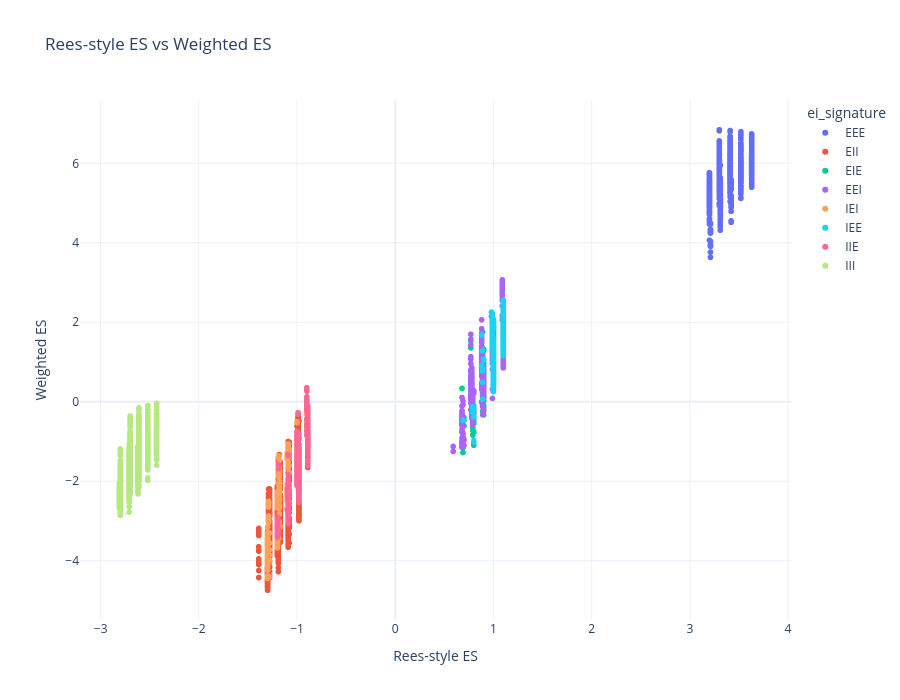

The notebook cell this image was saved under:
### Markdown cell above
## 8. Rees ES versus wES Comparison

This section compares the categorical Rees-style ES against the continuous weighted ES. The scatterplot highlights cases where motif topology/E-I identity and weighted synaptic influence diverge.

### Code cell
# ============================================================
# 8. Rees ES vs wES Comparison
# ============================================================

fig_scatter = px.scatter(
    plot_df,
    x="rees_ES",
    y="wES",
    color="ei_signature",
    hover_data=[
        "node_1", "node_2", "node_3",
        "wES", "rees_ES", "wES_minus_rees_ES",
        "spectral_radius", "absolute_weight_sum", "nonzero_directed_edges",
    ],
    title="Rees-style ES vs Weighted ES",
)
fig_scatter.update_layout(
    template="plotly_white",
    height=700,
    xaxis_title="Rees-style ES",
    yaxis_title="Weighted ES",
)
fig_scatter.show()
fig_scatter.write_html(OUTPUT_DIR / "section8_interactive_rees_ES_vs_wES_scatter.html")

# Numeric bin audit for the wES histogram.
counts, edges = np.histogram(plot_df["wES"], bins=150)
hist_bin_audit = pd.DataFrame({
    "bin_left": edges[:-1],
    "bin_right": edges[1:],
    "count": counts,
})
hist_bin_audit = hist_bin_audit.sort_values("count", ascending=False)

print("Largest wES histogram bins:")
display(hist_bin_audit.head(20))

hist_bin_audit.to_csv(OUTPUT_DIR / "section8_wES_histogram_bin_audit.csv", index=False)
print("Saved scatter and bin audit.")

### Figure 1 — Plotly figure (JSON) as saved in the notebook; plotly's stock layout.template omitted (floating-point values rounded to 4 significant figures; data arrays with more than 128 entries replaced by an {"elided": "..."} marker saying what was removed)
{"data": [{"customdata": {"elided": "1150x7 mixed values"}, "hovertemplate": "ei_signature=EEE<br>rees_ES=%{x}<br>wES=%{y}<br>node_1=%{customdata[0]}<br>node_2=%{customdata[1]}<br>node_3=%{customdata[2]}<br>wES_minus_rees_ES=%{customdata[3]}<br>spectral_radius=%{customdata[4]}<br>absolute_weight_sum=%{customdata[5]}<br>nonzero_directed_edges=%{customdata[6]}<extra></extra>", "legendgroup": "EEE", "marker": {"color": "#636efa", "symbol": "circle"}, "mode": "markers", "name": "EEE", "showlegend": true, "type": "scattergl", "x": {"elided": "1150 float values"}, "xaxis": "x", "y": {"elided": "1150 float values"}, "yaxis": "y"}, {"customdata": {"elided": "2045x7 mixed values"}, "hovertemplate": "ei_signature=EII<br>rees_ES=%{x}<br>wES=%{y}<br>node_1=%{customdata[0]}<br>node_2=%{customdata[1]}<br>node_3=%{customdata[2]}<br>wES_minus_rees_ES=%{customdata[3]}<br>spectral_radius=%{customdata[4]}<br>absolute_weight_sum=%{customdata[5]}<br>nonzero_directed_edges=%{customdata[6]}<extra></extra>", "legendgroup": "EII", "marker": {"color": "#EF553B", "symbol": "circle"}, "mode": "markers", "name": "EII", "showlegend": true, "type": "scattergl", "x": {"elided": "2045 float values"}, "xaxis": "x", "y": {"elided": "2045 float values"}, "yaxis": "y"}, {"customdata": {"elided": "579x7 mixed values"}, "hovertemplate": "ei_signature=EIE<br>rees_ES=%{x}<br>wES=%{y}<br>node_1=%{customdata[0]}<br>node_2=%{customdata[1]}<br>node_3=%{customdata[2]}<br>wES_minus_rees_ES=%{customdata[3]}<br>spectral_radius=%{customdata[4]}<br>absolute_weight_sum=%{customdata[5]}<br>nonzero_directed_edges=%{customdata[6]}<extra></extra>", "legendgroup": "EIE", "marker": {"color": "#00cc96", "symbol": "circle"}, "mode": "markers", "name": "EIE", "showlegend": true, "type": "scattergl", "x": {"elided": "579 float values"}, "xaxis": "x", "y": {"elided": "579 float values"}, "yaxis": "y"}, {"customdata": {"elided": "583x7 mixed values"}, "hovertemplate": "ei_signature=EEI<br>rees_ES=%{x}<br>wES=%{y}<br>node_1=%{customdata[0]}<br>node_2=%{customdata[1]}<br>node_3=%{customdata[2]}<br>wES_minus_rees_ES=%{customdata[3]}<br>spectral_radius=%{customdata[4]}<br>absolute_weight_sum=%{customdata[5]}<br>nonzero_directed_edges=%{customdata[6]}<extra></extra>", "legendgroup": "EEI", "marker": {"color": "#ab63fa", "symbol": "circle"}, "mode": "markers", "name": "EEI", "showlegend": true, "type": "scattergl", "x": {"elided": "583 float values"}, "xaxis": "x", "y": {"elided": "583 float values"}, "yaxis": "y"}, {"customdata": {"elided": "553x7 mixed values"}, "hovertemplate": "ei_signature=IEI<br>rees_ES=%{x}<br>wES=%{y}<br>node_1=%{customdata[0]}<br>node_2=%{customdata[1]}<br>node_3=%{customdata[2]}<br>wES_minus_rees_ES=%{customdata[3]}<br>spectral_radius=%{customdata[4]}<br>absolute_weight_sum=%{customdata[5]}<br>nonzero_directed_edges=%{customdata[6]}<extra></extra>", "legendgroup": "IEI", "marker": {"color": "#FFA15A", "symbol": "circle"}, "mode": "markers", "name": "IEI", "showlegend": true, "type": "scattergl", "x": {"elided": "553 float values"}, "xaxis": "x", "y": {"elided": "553 float values"}, "yaxis": "y"}, {"customdata": {"elided": "885x7 mixed values"}, "hovertemplate": "ei_signature=IEE<br>rees_ES=%{x}<br>wES=%{y}<br>node_1=%{customdata[0]}<br>node_2=%{customdata[1]}<br>node_3=%{customdata[2]}<br>wES_minus_rees_ES=%{customdata[3]}<br>spectral_radius=%{customdata[4]}<br>absolute_weight_sum=%{customdata[5]}<br>nonzero_directed_edges=%{customdata[6]}<extra></extra>", "legendgroup": "IEE", "marker": {"color": "#19d3f3", "symbol": "circle"}, "mode": "markers", "name": "IEE", "showlegend": true, "type": "scattergl", "x": {"elided": "885 float values"}, "xaxis": "x", "y": {"elided": "885 float values"}, "yaxis": "y"}, {"customdata": {"elided": "741x7 mixed values"}, "hovertemplate": "ei_signature=IIE<br>rees_ES=%{x}<br>wES=%{y}<br>node_1=%{customdata[0]}<br>node_2=%{customdata[1]}<br>node_3=%{customdata[2]}<br>wES_minus_rees_ES=%{customdata[3]}<br>spectral_radius=%{customdata[4]}<br>absolute_weight_sum=%{customdata[5]}<br>nonzero_directed_edges=%{customdata[6]}<extra></extra>", "legendgroup": "IIE", "marker": {"color": "#FF6692", "symbol": "circle"}, "mode": "markers", "name": "IIE", "showlegend": true, "type": "scattergl", "x": {"elided": "741 float values"}, "xaxis": "x", "y": {"elided": "741 float values"}, "yaxis": "y"}, {"customdata": {"elided": "3147x7 mixed values"}, "hovertemplate": "ei_signature=III<br>rees_ES=%{x}<br>wES=%{y}<br>node_1=%{customdata[0]}<br>node_2=%{customdata[1]}<br>node_3=%{customdata[2]}<br>wES_minus_rees_ES=%{customdata[3]}<br>spectral_radius=%{customdata[4]}<br>absolute_weight_sum=%{customdata[5]}<br>nonzero_directed_edges=%{customdata[6]}<extra></extra>", "legendgroup": "III", "marker": {"color": "#B6E880", "symbol": "circle"}, "mode": "markers", "name": "III", "showlegend": true, "type": "scattergl", "x": {"elided": "3147 float values"}, "xaxis": "x", "y": {"elided": "3147 float values"}, "yaxis": "y"}], "layout": {"height": 700, "legend": {"title": {"text": "ei_signature"}, "tracegroupgap": 0}, "title": {"text": "Rees-style ES vs Weighted ES"}, "xaxis": {"anchor": "y", "domain": [0, 1], "title": {"text": "Rees-style ES"}}, "yaxis": {"anchor": "x", "domain": [0, 1], "title": {"text": "Weighted ES"}}}}
